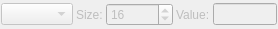
<?xml version="1.0" encoding="UTF-8"?>
<ui version="4.0">
 <class>mvd::ShaderWidget</class>
 <widget class="QWidget" name="mvd::ShaderWidget">
  <property name="geometry">
   <rect>
    <x>0</x>
    <y>0</y>
    <width>278</width>
    <height>29</height>
   </rect>
  </property>
  <property name="windowTitle">
   <string>Form</string>
  </property>
  <property name="locale">
   <locale language="C" country="AnyCountry"/>
  </property>
  <layout class="QHBoxLayout" name="horizontalLayout">
   <property name="spacing">
    <number>3</number>
   </property>
   <property name="margin">
    <number>1</number>
   </property>
   <item>
    <widget class="QComboBox" name="effectComboBox">
     <property name="enabled">
      <bool>false</bool>
     </property>
     <property name="toolTip">
      <string>Select effect to apply to selected layer.</string>
     </property>
     <property name="insertPolicy">
      <enum>QComboBox::InsertAlphabetically</enum>
     </property>
    </widget>
   </item>
   <item>
    <widget class="QLabel" name="sizeLabel">
     <property name="enabled">
      <bool>false</bool>
     </property>
     <property name="sizePolicy">
      <sizepolicy hsizetype="Maximum" vsizetype="Preferred">
       <horstretch>0</horstretch>
       <verstretch>0</verstretch>
      </sizepolicy>
     </property>
     <property name="text">
      <string>Size:</string>
     </property>
    </widget>
   </item>
   <item>
    <widget class="QSpinBox" name="sizeSpinBox">
     <property name="enabled">
      <bool>false</bool>
     </property>
     <property name="toolTip">
      <string>Edit effect-brush size.</string>
     </property>
     <property name="maximum">
      <number>1000000000</number>
     </property>
     <property name="value">
      <number>16</number>
     </property>
    </widget>
   </item>
   <item>
    <widget class="QLabel" name="valueLabel">
     <property name="enabled">
      <bool>false</bool>
     </property>
     <property name="sizePolicy">
      <sizepolicy hsizetype="Maximum" vsizetype="Preferred">
       <horstretch>0</horstretch>
       <verstretch>0</verstretch>
      </sizepolicy>
     </property>
     <property name="text">
      <string>Value:</string>
     </property>
    </widget>
   </item>
   <item>
    <widget class="QLineEdit" name="valueLineEdit">
     <property name="enabled">
      <bool>false</bool>
     </property>
     <property name="sizePolicy">
      <sizepolicy hsizetype="Preferred" vsizetype="Fixed">
       <horstretch>0</horstretch>
       <verstretch>0</verstretch>
      </sizepolicy>
     </property>
     <property name="toolTip">
      <string>Edit effect-parameter value.</string>
     </property>
    </widget>
   </item>
  </layout>
 </widget>
 <resources/>
 <connections/>
</ui>
